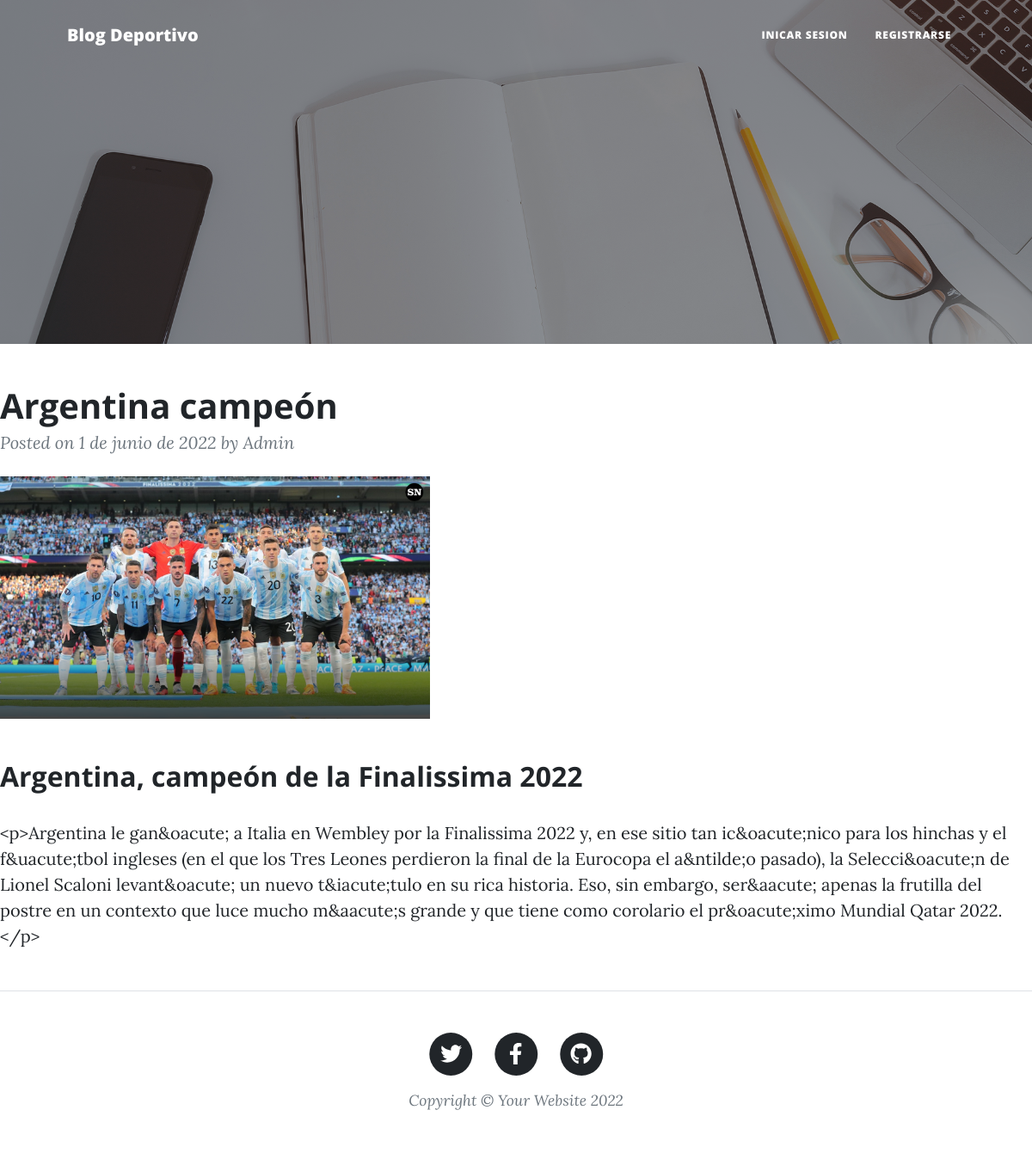
The app's page /coderapp/posteo_detail/16 with its own data.
### ProyectoCoderApp/models.py (models this page shows)
class Posteo(models.Model):
    titulo = models.CharField(max_length=30)
    subtitulo = models.CharField(max_length=50, null=True)
    autor = models.CharField(max_length=30, null=True)
    cuerpo = RichTextField()
    fecha = models.DateField()
    imagen = models.ImageField(upload_to='media/', blank=True, null=True)

### ProyectoCoderApp/views.py (the view)
# urls.py: path('posteo_detail/<posteo_id>', posteo_detail, name="posteo_detail"),
def posteo_detail(request, posteo_id):
    posteo = Posteo.objects.get(id=posteo_id)
    return render(request, "ProyectoCoderApp/posteo_detail.html", {"posteo": posteo})

### ProyectoCoderApp/templates/ProyectoCoderApp/posteo_detail.html (shortened to what this page needs)
{% extends 'ProyectoCoderApp/base.html' %}
{% load static %}
{% block b2 %}
<article>
    <header class="mb-4">
        <h1 class="fw-bolder mb-1">{{posteo.titulo}}</h1>
        <div class="text-muted fst-italic mb-2">Posted on {{posteo.fecha}} by {{posteo.autor}}</div>
    </header>
    {% if post.imagen.url != 0 %}
    <a><img width="500px" class="img-fluid" src="{{posteo.imagen.url}}" alt="..." /></a>
    {% endif %}
    <section class="mb-5">
        <h2 class="fw-bolder mb-4 mt-5">{{posteo.subtitulo}}</h2>
        <p class="fs-5 mb-4">{{posteo.cuerpo}}</p>
    </section>
</article>
{% endblock %}

### records on screen
Posteo: titulo "Argentina campeón", fecha "1 de junio de 2022", autor "Admin", imagen (picture), subtitulo "Argentina, campeón de la Finalissima 2022", cuerpo "<p>Argentina le gan&oacute; a Italia en Wembley por la Finalissima 2022 y, en ese sitio tan ic&oacute;nico para los hinchas y el f&uacute;tbol ingleses (en el que los Tres Leones perdieron la final de la Eurocopa el a&ntilde;o pasado), la Selecci&oacute;n de Lionel Scaloni levant&oacute; un nuevo t&iacute;tulo en su rica historia. Eso, sin embargo, ser&aacute; apenas la frutilla del postre en un contexto que luce mucho m&aacute;s grande y que tiene como corolario el pr&oacute;ximo Mundial Qatar 2022.</p>"
